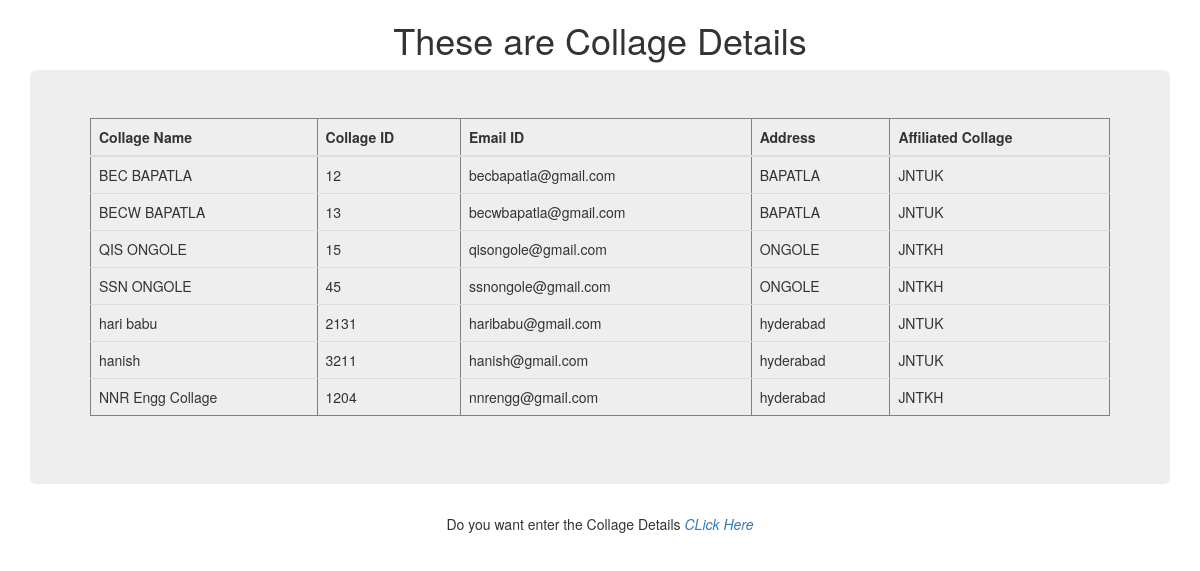
The app's page /collagelist/ with its own data.
### myapp/models.py (models this page shows, shortened)
class Collage(models.Model):
    collage_name = models.CharField(max_length=30)
    collage_id = models.PositiveIntegerField()
    email = models.EmailField()
    address = models.CharField(max_length=30)
    affiliated_university = models.ForeignKey(University,on_delete=models.CASCADE)

class University(models.Model):
    university_name = models.CharField(max_length=20,blank=True,null=True)
    university_id = models.PositiveIntegerField(blank=True,null=True)
    address = models.CharField(max_length=30,blank=True,null=True)
    image = models.ImageField(upload_to='media', blank=True,null=True)
    def __str__(self):
        return self.university_name

### myapp/views.py (the view)
# urls.py: path('collagelist/', views.collagelist.as_view(), name='collagelist'),
class collagelist(ListView):
    model = Collage
    template_name = 'collagelist.html'

### templates/collagelist.html (shortened to what this page needs)
<!DOCTYPE html>
<html lang="en">
<head>
    <link rel="stylesheet" href="https://maxcdn.bootstrapcdn.com/bootstrap/3.3.7/css/bootstrap.min.css"
>
</head>
<body>
<div class="container" align="center">
   <h1>These are Collage Details</h1>
    <div class="jumbotron">
        <table class="table" border="1px">
            <thead>
            <tr>
                <th>Collage Name</th>
                <th>Collage ID</th>
                <th>Email ID</th>
                <th>Address</th>
                <th>Affiliated Collage</th>
            </tr>
            </thead>
            {% for x in collage_list %}
                <tr>
                    <td>{{ x.collage_name }}</td>
                    <td>{{ x.collage_id }}</td>
                    <td>{{ x.email }}</td>
                    <td>{{ x.address }}</td>
                    <td>{{ x.affiliated_university }}</td>
                </tr>
            {% endfor %}
        </table>
    </div>
<p>Do you want enter the Collage Details<a href="{% url 'collage' %}"><i>  CLick Here</i></a> </p>
</div>
</body>
</html>

### records on screen
Collage: collage_name "BEC BAPATLA", collage_id "12", email "becbapatla@gmail.com", address "BAPATLA", affiliated_university "JNTUK"
Collage: collage_name "BECW BAPATLA", collage_id "13", email "becwbapatla@gmail.com", address "BAPATLA", affiliated_university "JNTUK"
Collage: collage_name "QIS ONGOLE", collage_id "15", email "qisongole@gmail.com", address "ONGOLE", affiliated_university "JNTKH"
Collage: collage_name "SSN ONGOLE", collage_id "45", email "ssnongole@gmail.com", address "ONGOLE", affiliated_university "JNTKH"
Collage: collage_name "hari babu", collage_id "2131", email "haribabu@gmail.com", address "hyderabad", affiliated_university "JNTUK"
Collage: collage_name "hanish", collage_id "3211", email "hanish@gmail.com", address "hyderabad", affiliated_university "JNTUK"
Collage: collage_name "NNR Engg Collage", collage_id "1204", email "nnrengg@gmail.com", address "hyderabad", affiliated_university "JNTKH"
